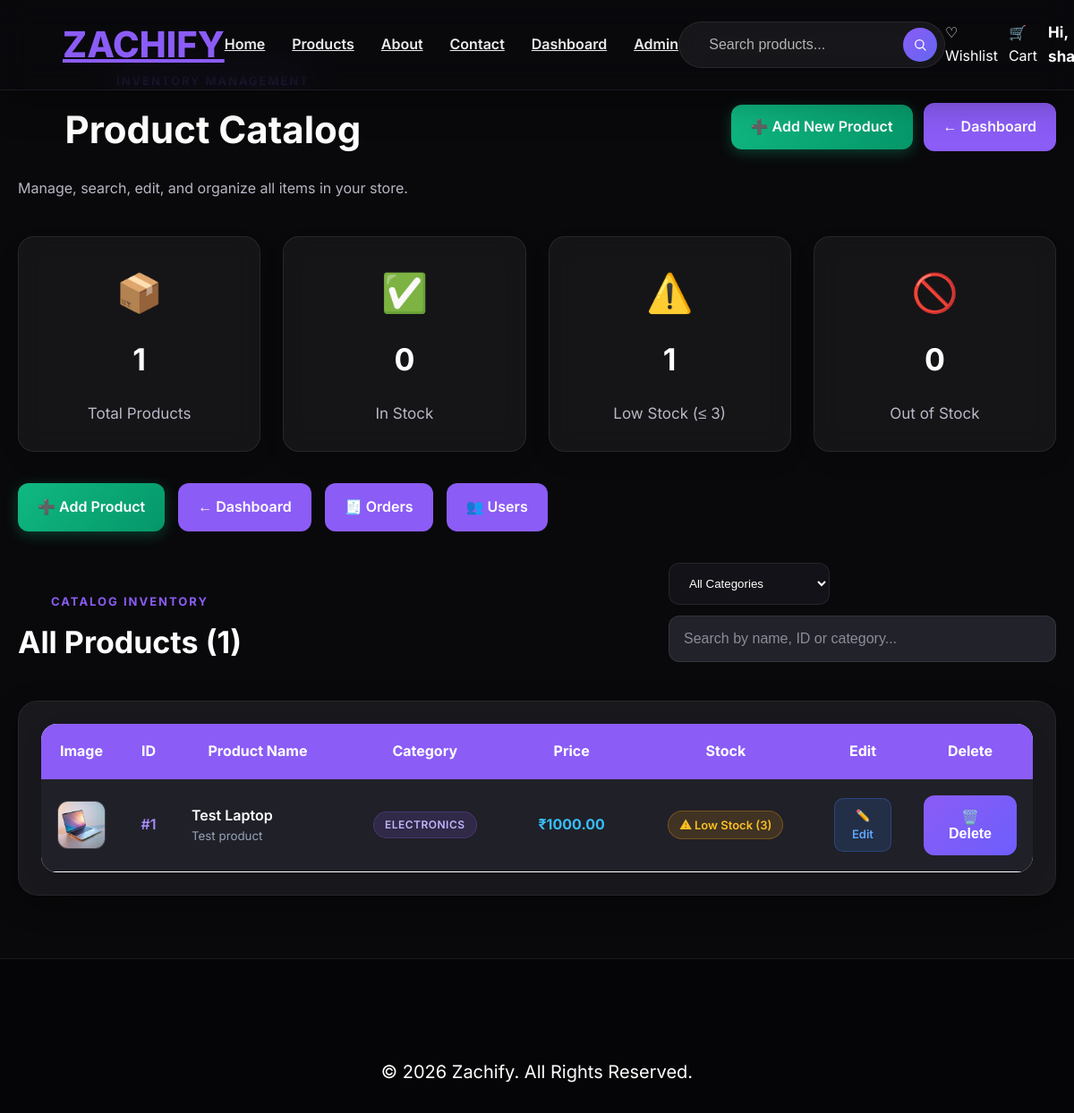
Before: /admin/products (signed in) with the older database file.
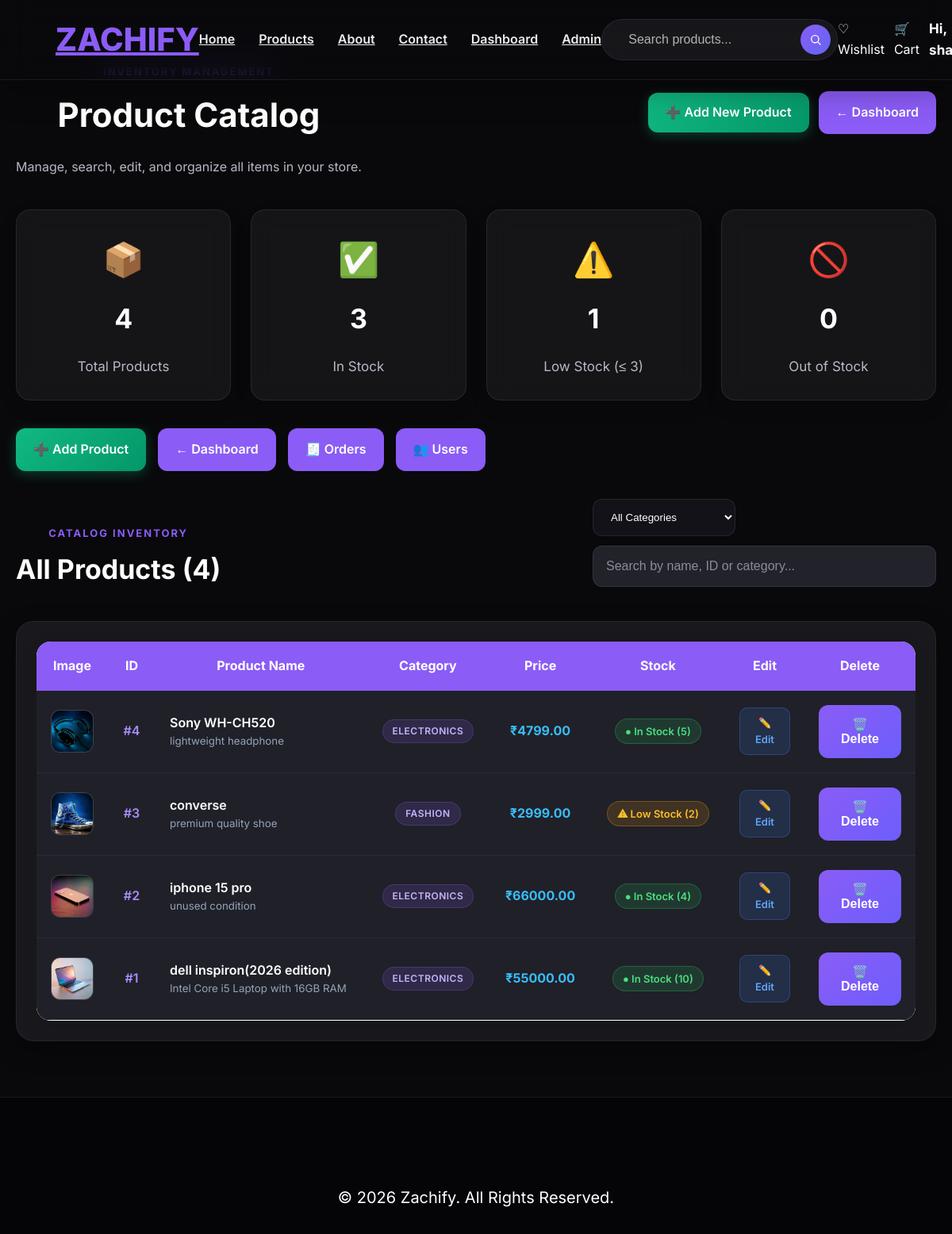
After: the same page with the newer database file.
### app.py (models this page shows, shortened)
class Product(db.Model):
    id = db.Column(db.Integer, primary_key=True)
    name = db.Column(db.String(200), nullable=False)
    price = db.Column(db.Float, nullable=False)
    image = db.Column(db.String(200), nullable=False)
    category = db.Column(db.String(100), nullable=False)
    description = db.Column(db.Text, nullable=False)
    stock = db.Column(db.Integer, default=0)
    wishlists = db.relationship("Wishlist", backref="product", lazy=True, cascade="all, delete-orphan")
    reviews = db.relationship("Review", backref="product", lazy=True, cascade="all, delete-orphan")

### app.py (the view, shortened to what this page needs)
@app.route("/admin/products")
@admin_required
def admin_products():
    search_query = request.args.get("q", "").strip()
    selected_category = request.args.get("category", "").strip()
    query = Product.query
    if selected_category:
        query = query.filter(Product.category.ilike(selected_category))
    products = query.order_by(Product.id.desc()).all()
    all_products = Product.query.all()
    total_products = len(all_products)
    in_stock_count = sum(1 for p in all_products if p.stock > 3)
    low_stock_count = sum(1 for p in all_products if 0 < p.stock <= 3)
    out_of_stock_count = sum(1 for p in all_products if p.stock <= 0)
    categories = sorted({p.category for p in all_products if p.category})
    return render_template(
        "admin_products.html",
        products=products,
        total_products=total_products,
        in_stock_count=in_stock_count,
        low_stock_count=low_stock_count,
        out_of_stock_count=out_of_stock_count,
        categories=categories,
        search_query=search_query,
        selected_category=selected_category,
    )

### app.py (called while the page is built)
def get_current_user():
    user = None
    user_id = session.get("user_id")
    if user_id:
        user = User.query.get(user_id)
    else:
        username = session.get("username")
        if username:
            user = User.query.filter_by(username=username).first()
    if user and user.email and user.email.lower() in {e.lower() for e in DEFAULT_ADMIN_EMAILS} and not user.is_admin:
        user.is_admin = True
        try:
            db.session.commit()
        except Exception:
            pass
    return user

def admin_required(f):
    @wraps(f)
    def decorated_function(*args, **kwargs):
        current_user = get_current_user()
        if not current_user:
            flash("Please login to access the admin area.", "danger")
            return redirect(url_for("login"))
        if not bool(current_user.is_admin):
            abort(403)
        return f(*args, **kwargs)
    return decorated_function

### templates/admin_products.html (shortened to what the changed rows need)
{% extends "base.html" %}
{% block content %}
<div class="admin-container">
    <div class="admin-header">
        <div>
            <h1>Product Catalog</h1>
        </div>
    </div>
    <div class="dashboard-cards">
        <div class="dashboard-card">
            <div class="card-icon">📦</div>
            <h2>{{ total_products }}</h2>
            <p>Total Products</p>
        </div>
        <div class="dashboard-card">
            <div class="card-icon">✅</div>
            <h2>{{ in_stock_count }}</h2>
            <p>In Stock</p>
        </div>
        <div class="dashboard-card">
            <h2>{{ low_stock_count }}</h2>
        </div>
        <div class="dashboard-card">
            <h2>{{ out_of_stock_count }}</h2>
        </div>
    </div>
    <div class="section-header" style="margin-top: 20px;">
        <div>
            <p class="section-kicker">CATALOG INVENTORY</p>
            <h2>All Products ({{ products|length }})</h2>
        </div>
    </div>
    <div class="table-card">
        <table class="product-table" id="productsTable">
            <thead>
                <tr>
                    <th style="width: 70px;">Image</th>
                    <th style="width: 60px;">ID</th>
                    <th>Product Name</th>
                    <th>Category</th>
                    <th>Price</th>
                    <th>Stock</th>
                    <th style="width: 100px;">Edit</th>
                    <th style="width: 100px;">Delete</th>
                </tr>
            </thead>
            <tbody>
                {% for product in products %}
                <tr class="product-row" data-name="{{ product.name|lower }}" data-category="{{ product.category|lower }}" data-id="{{ product.id }}">
                    <td>
                        <div class="admin-product-thumb">
                            {% if product.image.startswith('http://') or product.image.startswith('https://') %}
                                <img src="{{ product.image }}" alt="{{ product.name }}" class="admin-thumb-img" onerror="this.style.display='none'; this.nextElementSibling.style.display='block';">
                                <span class="admin-thumb-placeholder" style="display:none;">🛍️</span>
                            {% else %}
                                <img src="{{ url_for('static', filename='images/' + product.image) }}" alt="{{ product.name }}" class="admin-thumb-img" onerror="this.style.display='none'; this.nextElementSibling.style.display='block';">
                            {% endif %}
                        </div>
                    </td>
                    <td style="color: #a78bfa; font-weight: 600;">#{{ product.id }}</td>
                    <td style="text-align: left; font-weight: 600; color: #ffffff;">
                        <div>{{ product.name }}</div>
                        <small style="color: #94a3b8; font-weight: 400; display: block; max-width: 320px; white-space: nowrap; overflow: hidden; text-overflow: ellipsis;">
                            {{ product.description }}
                        </small>
                    </td>
                    <td>
                        <span class="category-pill">
                            {{ product.category }}
                        </span>
                    </td>
                    <td style="color: #38bdf8; font-weight: 700;">
                        ₹{{ "%.2f"|format(product.price) }}
                    </td>
                    <td>
                        {% if product.stock > 3 %}
                            <span class="stock-badge in-stock">
                                ● In Stock ({{ product.stock }})
                            </span>
                        {% elif product.stock > 0 %}
                            <span class="stock-badge low-stock">
                                ⚠ Low Stock ({{ product.stock }})
                            </span>
                        {% else %}
                            <span class="stock-badge out-of-stock">
                                ✕ Out of Stock (0)
                            </span>
                        {% endif %}
                    </td>
                    <td>
                        <a href="{{ url_for('edit_product', id=product.id) }}" class="edit-btn">
                            ✏️ Edit
                        </a>
                    </td>
                    <td>
                        <button type="button" class="delete-btn" onclick="openDeleteModal({{ product.id }}, '{{ product.name|replace("'", "\\'") }}')">
                            🗑️ Delete
                        </button>
                    </td>
                </tr>
                {% endfor %}
            </tbody>
        </table>
    </div>
</div>
{% endblock %}

Changed rows visible on the page:
added Product: image (picture), id "4", name "Sony WH-CH520", description "lightweight headphone", category "ELECTRONICS", price "4799.00", stock "5"
added Product: image (picture), id "3", name "converse", description "premium quality shoe", category "FASHION", price "2999.00", stock "2"
added Product: image (picture), id "2", name "iphone 15 pro", description "unused condition", category "ELECTRONICS", price "66000.00", stock "4"
changed Product id 1: name "Test Laptop" → "dell inspiron(2026 edition)"; description "Test product" → "Intel Core i5 Laptop with 16GB RAM"; price "1000.00" → "55000.00"; stock "3" → "10"; stock "⚠ Low Stock (" → "● In Stock ("
Other visible differences:
{{ total_products }}: "1" → "4"
{{ in_stock_count }}: "0" → "3"
{{ products|length }}: "1" → "4"
